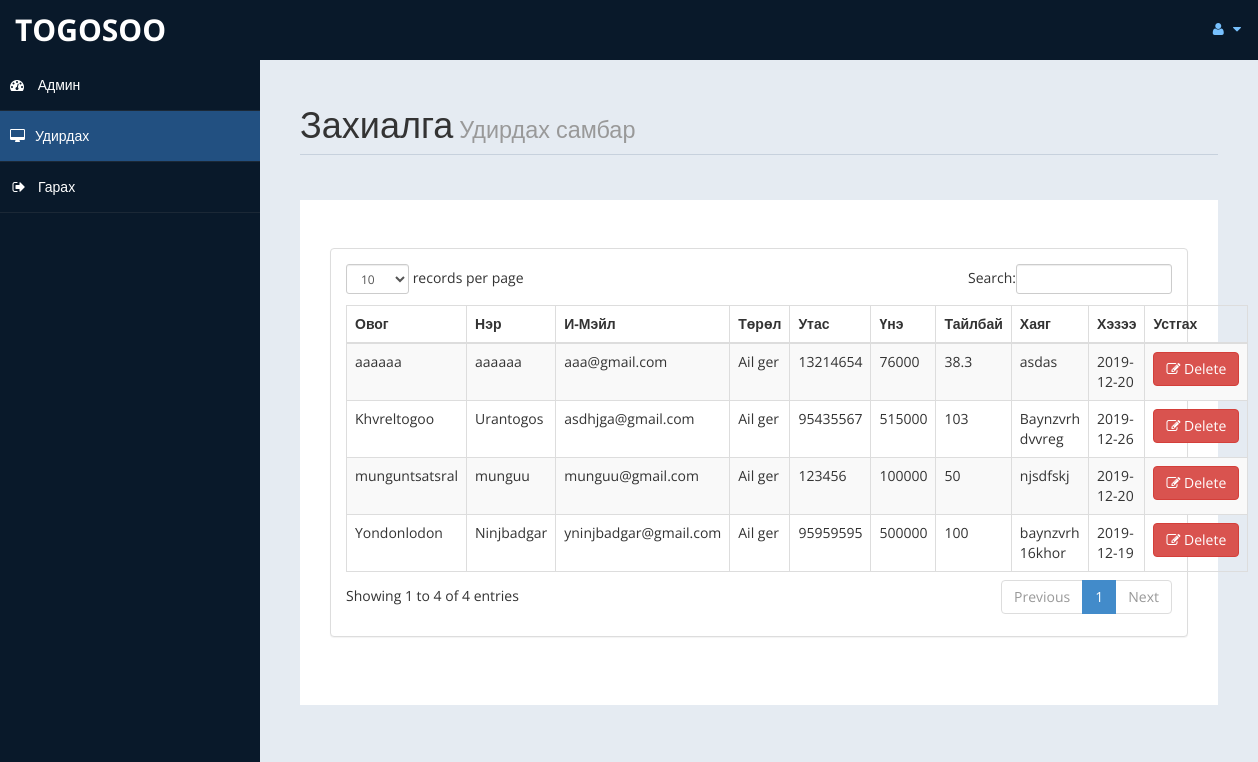
Page /admin/messages.php (signed in) on the committed database.
### tables this page shows
CREATE TABLE `reservation` (
  `id` int(10) UNSIGNED NOT NULL,
  `FName` text,
  `LName` text,
  `Email` varchar(50) DEFAULT NULL,
  `Type` varchar(30) DEFAULT NULL,
  `Phone` text,
  `Price` varchar(20) DEFAULT NULL,
  `talbai` varchar(10) DEFAULT NULL,
  `address` varchar(15) DEFAULT NULL,
  `day` date DEFAULT NULL
);

### admin/messages.php (the view, shortened to what this page needs)
<!DOCTYPE html>
<html xmlns="http://www.w3.org/1999/xhtml">
<head>
    <link href="assets/css/bootstrap.css" rel="stylesheet" />
    <link href="assets/css/font-awesome.css" rel="stylesheet" />
    <link href="assets/css/custom-styles.css" rel="stylesheet" />
    <link href="assets/js/dataTables/dataTables.bootstrap.css" rel="stylesheet" />
</head>
<body>
    <div id="wrapper">
        <nav class="navbar navbar-default top-navbar" role="navigation">
            <div class="navbar-header">
                <a class="navbar-brand" href="home.php"><?php echo $_SESSION["user"]; ?> </a>
            </div>
            <ul class="nav navbar-top-links navbar-right">
                <li class="dropdown">
                    <a class="dropdown-toggle" data-toggle="dropdown" href="#" aria-expanded="false">
                        <i class="fa fa-user fa-fw"></i> <i class="fa fa-caret-down"></i>
                    </a>
                </li>
            </ul>
        </nav>
        <nav class="navbar-default navbar-side" role="navigation">
            <div class="sidebar-collapse">
                <ul class="nav" id="main-menu">
                    <li>
                        <a href="home.php"><i class="fa fa-dashboard"></i> Админ</a>
                    </li>
                    <li>
                        <a class="active-menu" href="messages.php"><i class="fa fa-desktop"></i>Удирдах</a>
                    </li>
                    <li>
                        <a href="logout.php" ><i class="fa fa-sign-out fa-fw"></i>Гарах</a>
                    </li>
            </div>
        </nav>
        <div id="page-wrapper" >
            <div id="page-inner">
			 <div class="row">
                    <div class="col-md-12">
                        <h1 class="page-header">
                           Захиалга<small> Удирдах самбар</small>
                        </h1>
                    </div>
                </div>
				 <?php
				include('db.php');
			   ?>
				 <div class="row">
                <div class="col-md-12">
                    <div class="jumbotron">
               <?php
				$sql = "SELECT * FROM `reservation`";
				$re = mysqli_query($con,$sql);
			   ?>
            <div class="row">
                <div class="col-md-12">
                    <div class="panel panel-default">
                        <div class="panel-body">
                            <div class="table-responsive">
                                <table class="table table-striped table-bordered table-hover" id="dataTables-example">
                                    <thead>
                                        <tr>
                                            <th>Овог</th>
											<th>Нэр</th>
                                            <th>И-Мэйл</th>
											<th>Төрөл</th>
											<th>Утас</th>
											<th>Үнэ</th>
											<th>Тайлбай</th>
											<th>Хаяг</th>
											<th>Хэзээ</th>
											<th>Устгах</th>
                                        </tr>
                                    </thead>
                                    <tbody>
									<?php
										while($row = mysqli_fetch_array($re))
										{
											$id = $row['id'];
											if($id % 2 ==1 )
											{
												echo"<tr class='gradeC'>
													<td>".$row['FName']."</td>
													<td>".$row['LName']."</td>
													<td>".$row['Email']."</td>
													<td>".$row['Type']."</td>
													<td>".$row['Phone']."</td>
													<td>".$row['Price']."</td>
													<td>".$row['talbai']."</td>
													<td>".$row['address']."</td>
													<td>".$row['day']."</td>
													<td><a href=newsletterdel.php?eid=".$id ." <button class='btn btn-danger'> <i class='fa fa-edit' ></i> Delete</button></td>
												</tr>";
											}
											else
											{
												echo"<tr class='gradeU'>
													<td>".$row['FName']."</td>
													<td>".$row['LName']."</td>
													<td>".$row['Email']."</td>
													<td>".$row['Type']."</td>
													<td>".$row['Phone']."</td>
													<td>".$row['Price']."</td>
													<td>".$row['talbai']."</td>
													<td>".$row['address']."</td>
													<td>".$row['day']."</td>
													<td><a href=newsletterdel.php?eid=".$id ." <button class='btn btn-danger'> <i class='fa fa-edit' ></i> Delete </button></td>
												</tr>";
											}
										}
									?>
                                    </tbody>
                                </table>
                            </div>
                        </div>
                    </div>
                </div>
            </div>
                </div>
            </div>
    </div>
            </div>
</body>
</html>

### admin/assets/css/custom-styles.css (style rules this page uses)
body { font-family: 'Open Sans', sans-serif; }
#wrapper { width: 100%; background:#09192A; }
#page-wrapper { padding: 15px 15px; min-height: 600px; background:#E5EBF2; }
#page-inner { width:100%; margin:10px 20px 10px 0px; background-color:transparent; padding:10px; min-height:1200px; }
h1, .h1, h2, .h2, h3, .h3 { margin-top: 7px; margin-bottom: -5px; }
.page-header { padding-bottom: 9px; margin: 10px 0 45px; border-bottom: 1px solid #C7D1DD; }
.jumbotron, .well { background:#fff; }
.top-navbar { margin:0px; }
.top-navbar .navbar-brand { color: #fff; width: 260px; text-align: left; height: 60px; font-size: 30px; font-weight: 700; text-transform: uppercase; line-height: 30px; }
.top-navbar .nav > li { position: relative; display: inline-block; }
.top-navbar .nav > li > a { position: relative; display: block; padding: 19px 15px; color: #77C0FD; }
.active-menu { background-color:#225081!important; }
.sidebar-collapse , .sidebar-collapse .nav { background:none; }
.sidebar-collapse .nav { padding:0; }
.sidebar-collapse .nav > li > a { color:#fff; background:transparent; text-shadow:none; }
.sidebar-collapse > .nav > li > a { padding:15px 10px; }
.sidebar-collapse > .nav > li { border-bottom: 1px solid rgba(107, 108, 109, 0.19); }
.navbar-side { border:none; background-color: transparent; }
.top-navbar { background:#09192A; border-bottom:none; }
.top-navbar .nav > li > a > i { margin-right: 2px; }
.navbar-default { border:0px solid black; }
.navbar-header { background: #09192A; }
.nav > li > a > i { margin-right:10px; }
@media (min-width:768px) { #page-wrapper { margin: 0 0 0 260px; padding: 15px 30px; min-height: 1200px; } }
@media (min-width:768px) { .navbar-side { z-index: 1; position: absolute; width: 260px; } }
@media (min-width:768px) { .navbar { border-radius: 0px; } }

### rows in the picture
reservation: FName "Khvreltogoo", LName "Urantogos", Email "asdhjga@gmail.com", Type "Ail ger", Phone "95435567", Price "515000", talbai "103", address "Baynzvrh dvvreg", day "2019-12-26"
reservation: FName "Yondonlodon", LName "Ninjbadgar", Email "yninjbadgar@gmail.com", Type "Ail ger", Phone "95959595", Price "500000", talbai "100", address "baynzvrh 16khor", day "2019-12-19"
reservation: FName "munguntsatsral", LName "munguu", Email "munguu@gmail.com", Type "Ail ger", Phone "123456", Price "100000", talbai "50", address "njsdfskj", day "2019-12-20"
reservation: FName "aaaaaa", LName "aaaaaa", Email "aaa@gmail.com", Type "Ail ger", Phone "13214654", Price "76000", talbai "38.3", address "asdas", day "2019-12-20"

### other values in the picture
$_SESSION["user"] "TOGOSOO"
